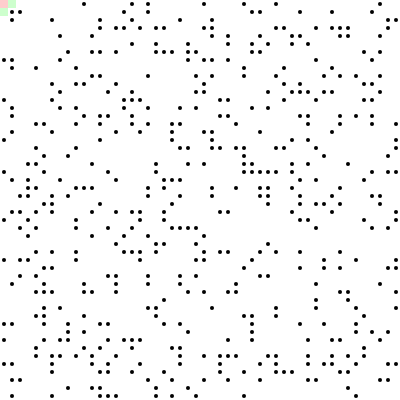
Frame 1 (no input)
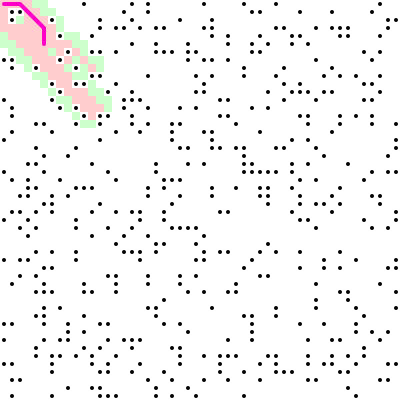
Frame 60 (no input)
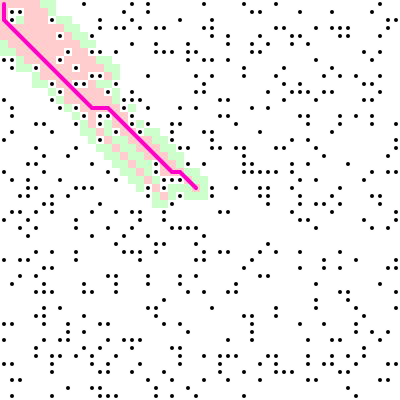
Frame 120 (the mouse pressed at the canvas centre since frame 60)

The p5.js sketch that drew these frames (run headless with seeded random() and noise() and a simulated clock; from frame 60 on, the mouse is pressed at the canvas centre):

// p5.js sketch
// ── sketch.js
// Function to delete element from the array
function removeFromArray(arr, elt) {
  // Could use indexOf here instead to be more efficient
  for (var i = arr.length - 1; i >= 0; i--) {
    if (arr[i] == elt) {
      arr.splice(i, 1);
    }
  }
}

// An educated guess of how far it is between two points
function heuristic(a, b) {
  var d = dist(a.i, a.j, b.i, b.j);
  // var d = abs(a.i - b.i) + abs(a.j - b.j);
  return d;
}

// How many columns and rows?
var cols = 50;
var rows = 50;

// This will be the 2D array
var grid = new Array(cols);

// Open and closed set
var openSet = [];
var closedSet = [];

// Start and end
var start;
var end;

// Width and height of each cell of grid
var w, h;

// The road taken
var path = [];

function setup() {
  createCanvas(400, 400);
  console.log('A*');

  // Grid cell size
  w = width / cols;
  h = height / rows;

  // Making a 2D array
  for (var i = 0; i < cols; i++) {
    grid[i] = new Array(rows);
  }

  for (var i = 0; i < cols; i++) {
    for (var j = 0; j < rows; j++) {
      grid[i][j] = new Spot(i, j);
    }
  }

  // All the neighbors
  for (var i = 0; i < cols; i++) {
    for (var j = 0; j < rows; j++) {
      grid[i][j].addNeighbors(grid);
    }
  }

  // Start and end
  start = grid[0][0];
  end = grid[cols - 1][rows - 1];
  start.wall = false;
  end.wall = false;

  // openSet starts with beginning only
  openSet.push(start);
}

function draw() {
  // Am I still searching?
  if (openSet.length > 0) {
    // Best next option
    var winner = 0;
    for (var i = 0; i < openSet.length; i++) {
      if (openSet[i].f < openSet[winner].f) {
        winner = i;
      }
    }
    var current = openSet[winner];

    // Did I finish?
    if (current === end) {
      noLoop();
      console.log('DONE!');
    }

    // Best option moves from openSet to closedSet
    removeFromArray(openSet, current);
    closedSet.push(current);

    // Check all the neighbors
    var neighbors = current.neighbors;
    for (var i = 0; i < neighbors.length; i++) {
      var neighbor = neighbors[i];

      // Valid next spot?
      if (!closedSet.includes(neighbor) && !neighbor.wall) {
        var tempG = current.g + heuristic(neighbor, current);

        // Is this a better path than before?
        var newPath = false;
        if (openSet.includes(neighbor)) {
          if (tempG < neighbor.g) {
            neighbor.g = tempG;
            newPath = true;
          }
        } else {
          neighbor.g = tempG;
          newPath = true;
          openSet.push(neighbor);
        }

        // Yes, it's a better path
        if (newPath) {
          neighbor.h = heuristic(neighbor, end);
          neighbor.f = neighbor.g + neighbor.h;
          neighbor.previous = current;
        }
      }
    }
    // Uh oh, no solution
  } else {
    console.log('no solution');
    noLoop();
    return;
  }

  // Draw current state of everything
  background(255);

  for (var i = 0; i < cols; i++) {
    for (var j = 0; j < rows; j++) {
      grid[i][j].show();
    }
  }

  for (var i = 0; i < closedSet.length; i++) {
    closedSet[i].show(color(255, 0, 0, 50));
  }

  for (var i = 0; i < openSet.length; i++) {
    openSet[i].show(color(0, 255, 0, 50));
  }

  // Find the path by working backwards
  path = [];
  var temp = current;
  path.push(temp);
  while (temp.previous) {
    path.push(temp.previous);
    temp = temp.previous;
  }

  // for (var i = 0; i < path.length; i++) {
  // path[i].show(color(0, 0, 255));
  // }

  // Drawing path as continuous line
  noFill();
  stroke(255, 0, 200);
  strokeWeight(w / 2);
  beginShape();
  for (var i = 0; i < path.length; i++) {
    vertex(path[i].i * w + w / 2, path[i].j * h + h / 2);
  }
  endShape();
}
// ── spot.js
// An object to describe a spot in the grid
function Spot(i, j) {
    // Location
    this.i = i;
    this.j = j;
  
    // f, g, and h values for A*
    this.f = 0;
    this.g = 0;
    this.h = 0;
  
    // Neighbors
    this.neighbors = [];
  
    // Where did I come from?
    this.previous = undefined;
  
    // Am I a wall?
    this.wall = false;
    if (random(1) < 0.2) {
      this.wall = true;
    }
  
    // Display me
    this.show = function(col) {
      if (this.wall) {
        fill(0);
        noStroke();
        ellipse(this.i * w + w / 2, this.j * h + h / 2, w / 2, h / 2);
      } else if (col) {
        fill(col);
        rect(this.i * w, this.j * h, w, h);
      }
    };
  
    // Figure out who my neighbors are
    this.addNeighbors = function(grid) {
      var i = this.i;
      var j = this.j;
      if (i < cols - 1) {
        this.neighbors.push(grid[i + 1][j]);
      }
      if (i > 0) {
        this.neighbors.push(grid[i - 1][j]);
      }
      if (j < rows - 1) {
        this.neighbors.push(grid[i][j + 1]);
      }
      if (j > 0) {
        this.neighbors.push(grid[i][j - 1]);
      }
      if (i > 0 && j > 0) {
        this.neighbors.push(grid[i - 1][j - 1]);
      }
      if (i < cols - 1 && j > 0) {
        this.neighbors.push(grid[i + 1][j - 1]);
      }
      if (i > 0 && j < rows - 1) {
        this.neighbors.push(grid[i - 1][j + 1]);
      }
      if (i < cols - 1 && j < rows - 1) {
        this.neighbors.push(grid[i + 1][j + 1]);
      }
    };
  }
